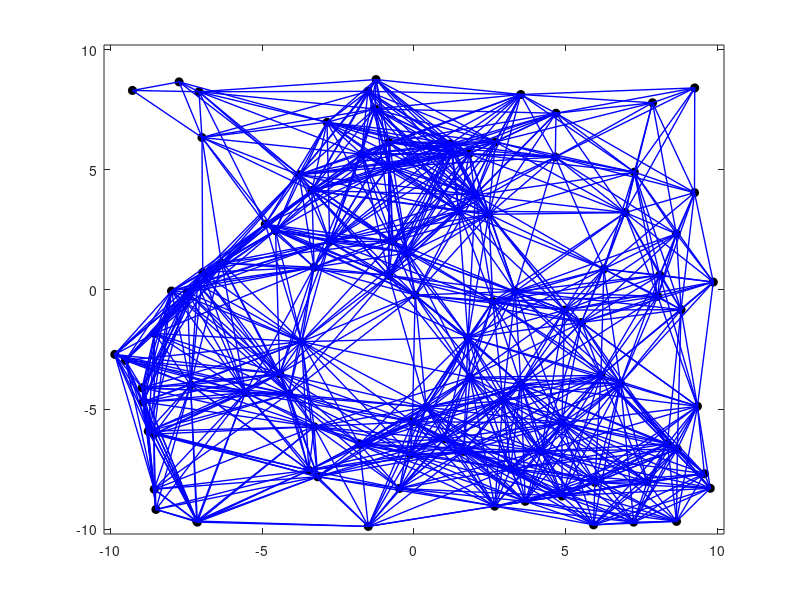
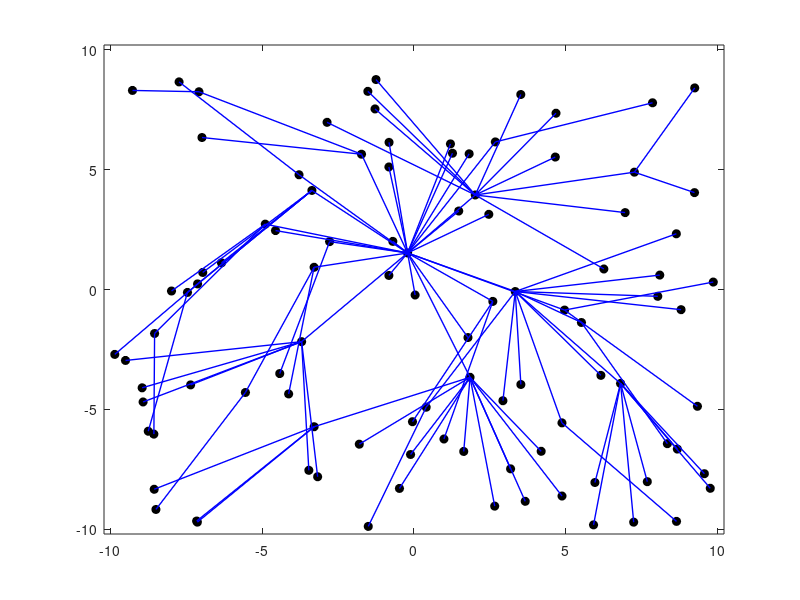

Here is the MATLAB script that generated these plots, in order:
%%%%%%%%%%%%%%%%%%%%%%%%%%%%%%%%%%%%%%%%%%%%%%%%%%%%%%%
% Example 3.2: Spanning tree formation using BFS method
%%%%%%%%%%%%%%%%%%%%%%%%%%%%%%%%%%%%%%%%%%%%%%%%%%%%%%%
clear
Nn=100; % number of nodes
R=6; % transmission radius
area=[-10 10]; % deployment area
% Warning: if you change parameters (especially, R), make sure that you have 
% connected graph. In case of disconnected graph (e.g., 2 subgraphs), 
% you will get an error.

x_stat=ones(Nn,1); % status of all nodes (1 - not in span. tree, 0 - in span. tree);
root=ceil(Nn*rand(1,1)); % randomly choose a root node
current_root=root; % set current root for the first iteration

% True position of the nodes (random):
for k=1:Nn
    x(k)=((max(area)-min(area))*rand(1,1)+min(area))...
        +j*((max(area)-min(area))*rand(1,1)+min(area));
end
% Define distances (edges in graph):
number_of_neigh_of_x=zeros(Nn,1)'; neigh_of_x(:,1)=zeros(Nn,1)'; 
for m=1:Nn
    i=1;
    for n=1:Nn
        if abs(x(m)-x(n))<=R 
            dist(m,n)=abs(x(m)-x(n));
             if m~=n
                 neigh_of_x(m,i)=n;
                 number_of_neigh_of_x(m)=i; i=i+1;                
             end
        else
            dist(m,n)=-1;  % unobserved distance
        end
        dist_span(m,n)=-1; % initially empty span. tree
    end        
end

%%%%% Breadth First Search (BFS) method %%%%%%%
x_stat(root)=0; % root is already in span. tree
n=1; m=1;
while sum(x_stat)>0
    for n1=1:number_of_neigh_of_x(root) % for all neighbors of root
        m1=neigh_of_x(root,n1); % index of neighbor
        if x_stat(m1)==1 % if node m1 not explored
            x_stat(m1)=0; % mark as explored
            root_queue(n)=m1; n=n+1; % add to root queue
            % Copy distances from original graph
            dist_span(m1,root)=dist(m1,root); dist_span(root,m1)=dist(root,m1);
        end
    end
    root=root_queue(m); % define next root
    m=m+1; 
end
%%%%%%%%%%%%%%%%%%%%%%%%%%%%%%%%%%%%%%%%%%%%%%

% Plot original graph:
figure,
for k=1:Nn
    plot(real(x(k)),imag(x(k)),'ok','MarkerFaceColor','k'); % plot unknown nodes
    if k==1 hold; end
end
% Draw edges
for m=1:Nn
    for n=1:Nn
        if dist(m,n)>0 & m<n
            plot([real(x(m));real(x(n))],[imag(x(m));imag(x(n))],'-b','LineWidth',1);
        end
    end
end
axis([min(area)-0.2 max(area)+0.2 min(area)-0.2 max(area)+0.2]); hold off

% Plot spanning tree:
figure,
for k=1:Nn
    plot(real(x(k)),imag(x(k)),'ok','MarkerFaceColor','k'); % plot unknown nodes
    if k==1 hold; end
end
% Draw edges
for m=1:Nn
    for n=1:Nn
        if dist_span(m,n)>0 & m<n
            plot([real(x(m));real(x(n))],[imag(x(m));imag(x(n))],'-b','LineWidth',1);
        end
    end
end
axis([min(area)-0.2 max(area)+0.2 min(area)-0.2 max(area)+0.2]); hold off

